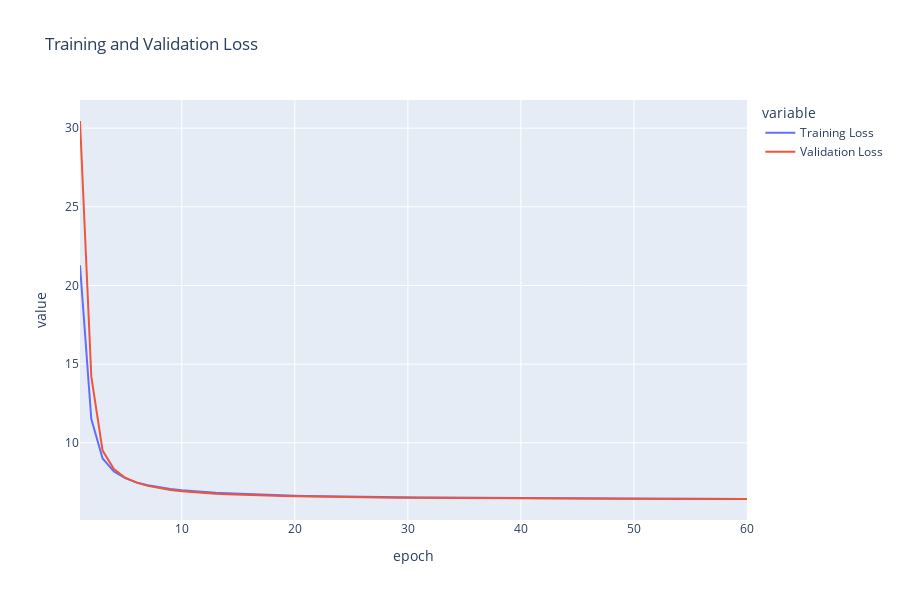

This figure's notebook cell:
### Code cell
px.line(df_metrics, x='epoch',y=["Training Loss", "Validation Loss"], title="Training and Validation Loss", width=900, height=600)

### Figure 1 — Plotly figure (JSON) as saved in the notebook; plotly's stock layout.template omitted (floating-point values rounded to 4 significant figures)
{"data": [{"hovertemplate": "variable=Training Loss<br>epoch=%{x}<br>value=%{y}<extra></extra>", "legendgroup": "Training Loss", "line": {"color": "#636efa", "dash": "solid"}, "marker": {"symbol": "circle"}, "mode": "lines", "name": "Training Loss", "orientation": "v", "showlegend": true, "type": "scatter", "x": [1, 2, 3, 4, 5, 6, 7, 8, 9, 10, 11, 12, 13, 14, 15, 16, 17, 18, 19, 20, 21, 22, 23, 24, 25, 26, 27, 28, 29, 30, 31, 32, 33, 34, 35, 36, 37, 38, 39, 40, 41, 42, 43, 44, 45, 46, 47, 48, 49, 50, 51, 52, 53, 54, 55, 56, 57, 58, 59, 60], "xaxis": "x", "y": [21.28, 11.51, 9.002, 8.18, 7.747, 7.482, 7.301, 7.167, 7.064, 6.983, 6.918, 6.865, 6.82, 6.783, 6.751, 6.722, 6.697, 6.674, 6.654, 6.637, 6.621, 6.607, 6.594, 6.582, 6.572, 6.562, 6.553, 6.544, 6.536, 6.529, 6.522, 6.516, 6.51, 6.505, 6.499, 6.495, 6.49, 6.486, 6.482, 6.478, 6.474, 6.471, 6.467, 6.464, 6.461, 6.458, 6.455, 6.453, 6.45, 6.448, 6.446, 6.443, 6.441, 6.439, 6.437, 6.435, 6.433, 6.431, 6.43, 6.428], "yaxis": "y"}, {"hovertemplate": "variable=Validation Loss<br>epoch=%{x}<br>value=%{y}<extra></extra>", "legendgroup": "Validation Loss", "line": {"color": "#EF553B", "dash": "solid"}, "marker": {"symbol": "circle"}, "mode": "lines", "name": "Validation Loss", "orientation": "v", "showlegend": true, "type": "scatter", "x": [1, 2, 3, 4, 5, 6, 7, 8, 9, 10, 11, 12, 13, 14, 15, 16, 17, 18, 19, 20, 21, 22, 23, 24, 25, 26, 27, 28, 29, 30, 31, 32, 33, 34, 35, 36, 37, 38, 39, 40, 41, 42, 43, 44, 45, 46, 47, 48, 49, 50, 51, 52, 53, 54, 55, 56, 57, 58, 59, 60], "xaxis": "x", "y": [30.46, 14.2, 9.505, 8.325, 7.779, 7.463, 7.258, 7.113, 7.003, 6.919, 6.852, 6.8, 6.757, 6.722, 6.692, 6.668, 6.649, 6.628, 6.61, 6.594, 6.58, 6.568, 6.557, 6.547, 6.538, 6.53, 6.523, 6.516, 6.51, 6.504, 6.498, 6.491, 6.487, 6.482, 6.478, 6.474, 6.471, 6.467, 6.464, 6.461, 6.458, 6.456, 6.453, 6.451, 6.449, 6.447, 6.445, 6.443, 6.441, 6.439, 6.437, 6.436, 6.434, 6.433, 6.431, 6.43, 6.428, 6.427, 6.426, 6.425], "yaxis": "y"}], "layout": {"height": 600, "legend": {"title": {"text": "variable"}, "tracegroupgap": 0}, "title": {"text": "Training and Validation Loss"}, "width": 900, "xaxis": {"anchor": "y", "domain": [0, 1], "title": {"text": "epoch"}}, "yaxis": {"anchor": "x", "domain": [0, 1], "title": {"text": "value"}}}}
